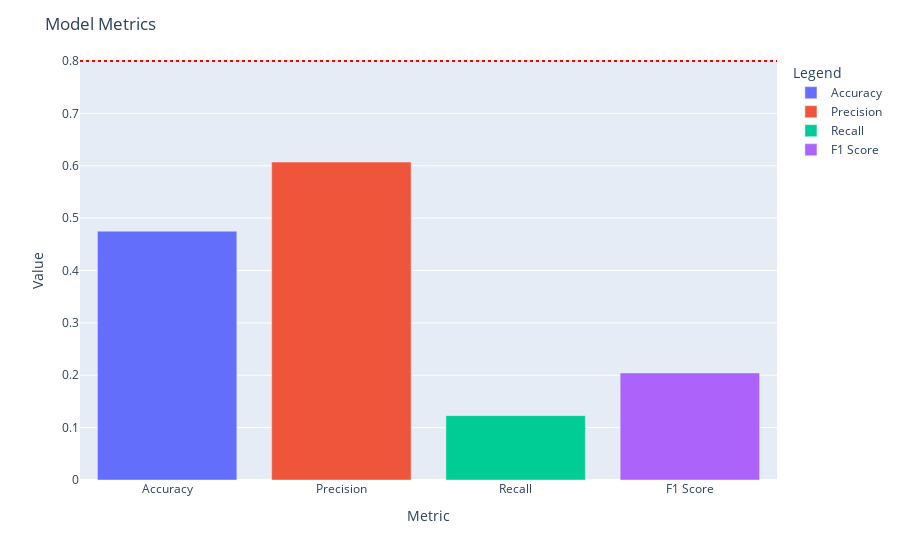

Here is the notebook cell this chart was saved with:
### Code cell
plot_metrics(preds2, targets2)

### Figure 1 — Plotly figure (JSON) as saved in the notebook; plotly's stock layout.template omitted (floating-point values rounded to 4 significant figures)
{"data": [{"alignmentgroup": "True", "hovertemplate": "color=Accuracy<br>x=%{x}<br>y=%{y}<extra></extra>", "legendgroup": "Accuracy", "marker": {"color": "#636efa", "pattern": {"shape": ""}}, "name": "Accuracy", "offsetgroup": "Accuracy", "orientation": "v", "showlegend": true, "textposition": "auto", "type": "bar", "x": ["Accuracy"], "xaxis": "x", "y": [0.4751], "yaxis": "y"}, {"alignmentgroup": "True", "hovertemplate": "color=Precision<br>x=%{x}<br>y=%{y}<extra></extra>", "legendgroup": "Precision", "marker": {"color": "#EF553B", "pattern": {"shape": ""}}, "name": "Precision", "offsetgroup": "Precision", "orientation": "v", "showlegend": true, "textposition": "auto", "type": "bar", "x": ["Precision"], "xaxis": "x", "y": [0.607], "yaxis": "y"}, {"alignmentgroup": "True", "hovertemplate": "color=Recall<br>x=%{x}<br>y=%{y}<extra></extra>", "legendgroup": "Recall", "marker": {"color": "#00cc96", "pattern": {"shape": ""}}, "name": "Recall", "offsetgroup": "Recall", "orientation": "v", "showlegend": true, "textposition": "auto", "type": "bar", "x": ["Recall"], "xaxis": "x", "y": [0.1229], "yaxis": "y"}, {"alignmentgroup": "True", "hovertemplate": "color=F1 Score<br>x=%{x}<br>y=%{y}<extra></extra>", "legendgroup": "F1 Score", "marker": {"color": "#ab63fa", "pattern": {"shape": ""}}, "name": "F1 Score", "offsetgroup": "F1 Score", "orientation": "v", "showlegend": true, "textposition": "auto", "type": "bar", "x": ["F1 Score"], "xaxis": "x", "y": [0.2044], "yaxis": "y"}], "layout": {"barmode": "relative", "legend": {"title": {"text": "Legend"}, "tracegroupgap": 0}, "margin": {"t": 60}, "shapes": [{"line": {"color": "red", "dash": "dot"}, "type": "line", "x0": 0, "x1": 1, "xref": "x domain", "y0": 0.8, "y1": 0.8, "yref": "y"}], "title": {"text": "Model Metrics"}, "xaxis": {"anchor": "y", "domain": [0, 1], "title": {"text": "Metric"}}, "yaxis": {"anchor": "x", "domain": [0, 1], "title": {"text": "Value"}}}}
